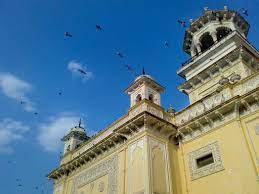
#> input picture home.jpg, 259 x 194 px, given in place of Final.mp4, which was not available
$ python Tracking.py
#> lines starting #> are read from the running program, lines starting #| are printed output that depends on the picture; after the words box and inside, x2 and y2 are one past the last pixel; in counts of white or black regions, pixels touching at a corner belong together; pictures that were not available may be replaced by others from this repository, and a replacement may not be noted
### Deliverable3/tracker.py
import math


class EuclideanDistTracker:
    def __init__(self,num_range):
        # Store the center positions of the objects
        self.center_points = {}
        # Keep the count of the IDs
        # each time a new object id detected, the count will increase by one
        self.id_count = 0
        self.contador = [0]*num_range


    def update(self, objects_rect):
        # Objects boxes and ids
        objects_bbs_ids = []

        # Get center point of new object
        for rect in objects_rect:
            x, y, w, h, color_index = rect
            cx = (x + x + w) // 2
            cy = (y + y + h) // 2

            # Find out if that object was detected already
            same_object_detected = False
            for id, pt in self.center_points.items():
                dist = math.hypot(cx - pt[0], cy - pt[1])
                #print('d',dist)
                if dist < 10:
                    self.center_points[id] = (cx, cy)
                    #print(self.center_points)
                    objects_bbs_ids.append([x, y, w, h, id, color_index])
                    same_object_detected = True
                    break

            if cy > 60 and cy < 250:
                # New object is detected we assign the ID to that object
                if same_object_detected is False:
                    self.center_points[self.id_count] = (cx, cy)
                    objects_bbs_ids.append([x, y, w, h, self.id_count, color_index])
                    self.id_count += 1
                    self.contador[color_index] += 1

        # Clean the dictionary by center points to remove IDS not used anymore
        new_center_points = {}
        for obj_bb_id in objects_bbs_ids:
            _, _, _, _, object_id, _ = obj_bb_id
            center = self.center_points[object_id]
            new_center_points[object_id] = center

        # Update dictionary with IDs not used removed
        self.center_points = new_center_points.copy()
        return objects_bbs_ids


    def ret_counter(self):
        return self.contador

### Deliverable3/Tracking.py
import cv2 as cv
import numpy as np
from tracker import *

def balance_white(img):
    wb = cv.xphoto.createGrayworldWB()
    wb.setSaturationThreshold(0.99)
    bal_image = wb.balanceWhite(img)
    return bal_image

# Open the video
cap = cv.VideoCapture('Final.mp4')

mm_px = 0.27
# Initialize frame counter
cnt = 0

# Some characteristics from the original video
w_frame, h_frame = int(cap.get(cv.CAP_PROP_FRAME_WIDTH)), int(cap.get(cv.CAP_PROP_FRAME_HEIGHT))
fps, frames = cap.get(cv.CAP_PROP_FPS), cap.get(cv.CAP_PROP_FRAME_COUNT)

f = open("Ranges_File.txt", "r")
#> (reads Deliverable3/Ranges_File.txt from the repository)
nonempty_lines = [line.strip("\n") for line in f if line != "\n"]
line_count = len(nonempty_lines)
f.close()

if line_count % 3 != 0:  # para garantir que temos todos os valores necessarios
    exit()

num_range = line_count // 3
tracker = EuclideanDistTracker(num_range)

# print(num_range)

lower_value = np.zeros([num_range, 3])
upper_value = np.zeros([num_range, 3])

# kernel for morphological
#kernel = np.ones((5, 5), np.uint8)
kernel = cv.getStructuringElement(cv.MORPH_RECT,(5,5))
f = open("Ranges_File.txt", "r")
name = []
for i in range(0, num_range):
    name.append(f.readline().rstrip(":\n"))

    x = ((f.readline().lstrip("[")).rstrip("]\n")).split()
    lower_value[i, 0] = x[0]
    lower_value[i, 1] = x[1]
    lower_value[i, 2] = x[2]

    x = ((f.readline().lstrip("[")).rstrip("]\n")).split()
    upper_value[i, 0] = x[0]
    upper_value[i, 1] = x[1]
    upper_value[i, 2] = x[2]
f.close()

x1=-1
contador = [0]*num_range
k=0

# loop over the frames of the video
while cap.isOpened():

    ret, frame = cap.read()
#> frame is the input picture: shape (194, 259, 3); mean B, G, R 141.8, 123.9, 92.2

    cnt += 1  # Counting frames

    if ret:
        # Percentage
        xx = int(cnt * 100 / frames)
        if (xx != x1) and (xx%10 == 0):
            x1=xx
            print('Procesing...     ',xx, '%')

        result = frame.copy()
        result = cv.resize(result, (round(w_frame/3), round(h_frame/3)))
        frame2 = frame.copy()
        frame2 = cv.resize(frame2, (round(w_frame/3), round(h_frame/3)))
        frame2 = balance_white(frame2)
#> in balance_white, `bal_image = wb.balanceWhite(img)`:
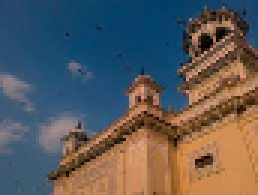
#> bal_image: shape (65, 86, 3) (shown 3 times larger); mean B, G, R 91.8, 91.3, 91.9
        frame3=frame2.copy()

        width, height, _ = result.shape
#> width = 65; height = 86
        #print(width, height)

        mask = np.zeros(frame2.shape[:2], np.uint8)
        blurred = cv.GaussianBlur(frame2, (5, 5), 0)
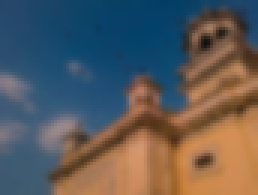
#> blurred: shape (65, 86, 3) (shown 3 times larger); mean B, G, R 91.8, 91.3, 91.9
        hsv = cv.cvtColor(blurred, cv.COLOR_BGR2HSV)
#> hsv: shape (65, 86, 3); mean H, S, V 63.4, 149.4, 129.3
        # construct a mask for colors, then perform
        # a series of dilations and erosions to remove any small
        # blobs left in the mask

        for i in range(0, num_range):
            mask_t = cv.inRange(hsv, lower_value[i, :], upper_value[i, :])

            mask_t = cv.dilate(mask_t, kernel, iterations=2)
            mask_t = cv.erode(mask_t, kernel, iterations=2)
            mask_t = cv.morphologyEx(mask_t, cv.MORPH_OPEN, kernel, iterations=3)
            mask_t = cv.morphologyEx(mask_t, cv.MORPH_CLOSE, kernel, iterations=2)
            mask_t = cv.morphologyEx(mask_t, cv.MORPH_OPEN, kernel, iterations=2)

            # generate Mask
            mask = mask | mask_t
#> this loop made 11 passes
#> pass 1, `mask_t = cv.inRange(hsv, lower_value[i, :], upper_value[i, :])`:
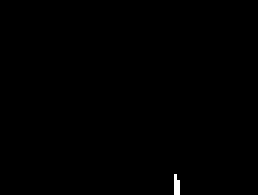
#> mask_t: shape (65, 86) (shown 3 times larger); 0.21% white in thin lines or dots, all inside (x1, y1, x2, y2) = (58, 58, 60, 65)
#> after the loop:
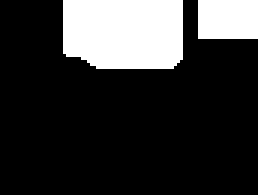
#> mask: shape (65, 86) (shown 3 times larger); 20.4% white; 2 white regions

        i = 0

        contours, hierarchy = cv.findContours(mask, cv.RETR_EXTERNAL, cv.CHAIN_APPROX_SIMPLE)  # tentar cv.RETR_EXTERNAL
#> contours = 2 contours; box (x1, y1, x2, y2) and area: (21, 0, 61, 23) 821, (66, 0, 86, 13) 228
        coordinates = np.zeros([len(contours), 3])
#> coordinates = [[0, 0, 0], [0, 0, 0]]

        detections = []
        for c in contours:
            # compute the center of the contour
            M = cv.moments(c)

            if M["m00"] != 0:
                cX = int(M["m10"] / M["m00"])
                cY = int(M["m01"] / M["m00"])
            else:
                # set values as what you need in the situation
                cX, cY = 0, 0

            coordinates[i, 0] = cX  # coordenada x
            coordinates[i, 1] = cY  # coordenada y

            # Identify the minimun area of the lego piece
            rect = cv.minAreaRect(c)
            box = cv.boxPoints(rect)
            box = np.int0(box)

            ((x, y), (width, height), angle) = cv.minAreaRect(c)

            x_rect, y_rect, w_rect, h_rect = cv.boundingRect(c)

            # calculo das dimensoes em mm
            w_mm = (width * mm_px)
            h_mm = (height * mm_px)

            # converte para nº blocos
            w = round((w_mm + 0.2) / 8)
            h = round((h_mm + 0.2) / 8)

            # Ensuring even sizes
            if w > 3:
                w = round(w / 2) * 2
            if h > 3:
                h = round(h / 2) * 2

            # area
            area = cv.contourArea(box)
            # perimeter
            perimeter = cv.arcLength(box, True)

            lego_mask = np.zeros(frame2.shape[:2], np.uint8)
            cv.drawContours(lego_mask, [box], -1, (255), -1)

            mean_val = cv.mean(hsv, mask=lego_mask)

            mean_val_2 = cv.mean(blurred, mask=lego_mask)
            cv.drawContours(frame3, [box], -1, mean_val_2, -1)

            color_index = 0
            for k in range(0, num_range):
                if np.all(cv.inRange(mean_val[0:3], lower_value[k, :], upper_value[k, :]) == 255):
                    # print("Found Colour " + name[k])
                    color_index = k
                    break

            area_A = cv.contourArea(c)
            if area_A > 700:
                i = i + 1
                result = cv.drawContours(result, [box], 0, (0, 0, 255), 3)
                #result = cv.drawContours(result, contours, -1, (255, 0, 0), 3)

                cv.putText(result, str(i) + " " + str(w) + "x" + str(h), (cX - 40, cY - 20), cv.FONT_HERSHEY_SIMPLEX, 1,
                        (255, 255, 255), 2)

                detections.append([x_rect, y_rect, w_rect, h_rect, color_index])
#> this loop made 2 passes
#> (c, cX, cY, box, x, y, width, height) on pass 1: ([[66, 0], [66, 12], [85, 12], [85, 0]], 75, 6, [[85, 12], [66, 12], [66, 0], [85, 0]], 75.5, 6, 12, 19)
#> (cX, cY, box, x, y, width, height, angle) on pass 2: (41, 10, [[60, 22], [21, 22], [21, 0], [60, 0]], 40.5, 11, 22, 39, -90)
#> pass 2, `result = cv.drawContours(result, [box], 0, (0, 0, 255), 3)`:
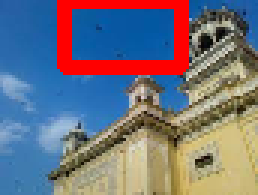
#> result: shape (65, 86, 3) (shown 3 times larger); mean B, G, R 126.8, 115, 113.4
#> after the loop:
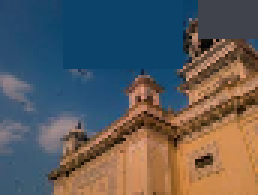
#> frame3: shape (65, 86, 3) (shown 3 times larger); mean B, G, R 91.9, 91.2, 91.9
#> after the loop:
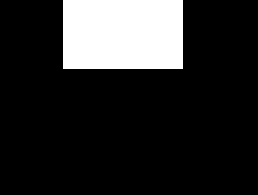
#> lego_mask: shape (65, 86) (shown 3 times larger); 16.5% white; 1 white region, box (x1, y1, x2, y2) and area: (21, 0, 61, 23) 920
#> after the loop, coordinates = [[41, 10, 0], [0, 0, 0]]; detections = [[21, 0, 40, 23, 3]]; i = 1

        boxes_ids = tracker.update(detections)
#> the loop in update, `for rect in objects_rect:` made 1 pass
#> (x, y, w, h, color_index, cx, cy) on pass 1: (21, 0, 40, 23, 3, 41, 11)
#> after the loop in update, `for rect in objects_rect:`: objects_bbs_ids = []; self.center_points = 0 items; self.contador = [0, 0, 0, 0, 0, 0, 0, 0, 0, 0, 0]; self.id_count = 0
#> after the loop in update, `for obj_bb_id in objects_bbs_ids:`: new_center_points = 0 items
#> boxes_ids = []
        for box_id in boxes_ids:
            x, y, w, h, id, color_index = box_id
            cv.putText(result, str(id), (x, y - 15), cv.FONT_HERSHEY_PLAIN, 2, (255, 0, 0), 2)
            cv.rectangle(result, (x, y), (x + w, y + h), (0, 255, 0), 3)
            cv.putText(result, name[color_index], (x - 40, y + 20), cv.FONT_HERSHEY_SIMPLEX, 1, (255, 255, 255),
                        2)
#> this loop made 0 passes

        # Show
        cv.imshow('Mask', mask)
        cv.imshow('frame2', frame2)
        cv.imshow('Show', result)
        cv.imshow('coise',frame3)

        # Press Q on keyboard to  exit
        if cv.waitKey(1) & 0xFF == ord('q'):
#> (key q is pressed here)
            break
    else:
        break

# [4 lines of commented-out code are left out]

print('Peças detetadas: ',np.sum(tracker.ret_counter()))
# When everything done, release the video capture object
cap.release()
# Closes all
cv.destroyAllWindows()
